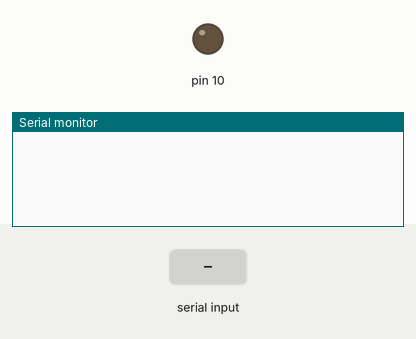
A sketch run on a simulated Arduino Mega 2560, built with avr-gcc and run on an emulated ATmega2560. Shown: output pins drawn as LEDs (lit = HIGH), the last lines printed to the serial monitor. The test bench sets the inputs (shaded band).

Above: at 4.2 s.
4.3 s: "on\n" received over the second serial link
At 6.0 s:
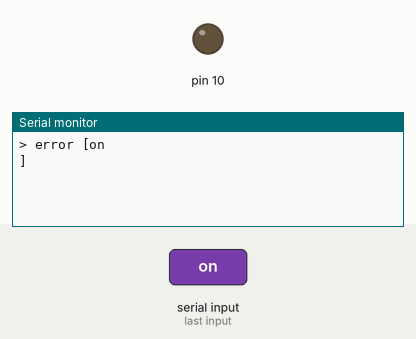
6.8 s: "off\n" received over the second serial link
At 9.0 s:
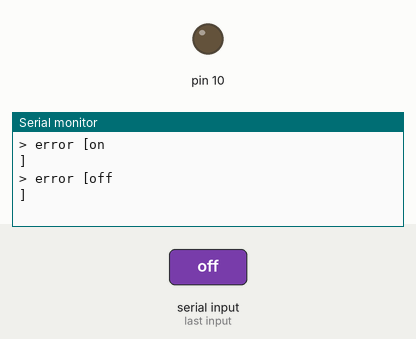
9.3 s: "1\n" received over the second serial link
At 11.0 s:
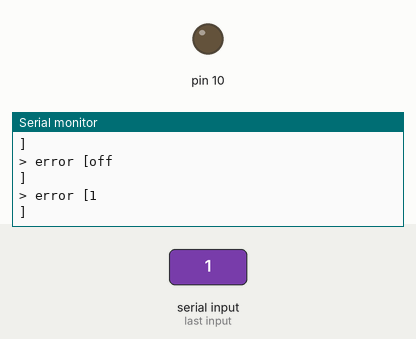

The sketch:

180716_commad_serial_test.ino
```cpp
// http://d.hatena.ne.jp/kougaku-navi/20141105/p1

void setup() {
  String str;
  Serial.begin(38400);

  Serial2.begin(9600);
  //Serial2.begin(38400);
  Serial2.print("BCD0\r\n");
  str = Serial2.readStringUntil('\r');
  Serial.println(str);
  //Serial2.print("BST5000001\r\n"); //0001:9600bps
  Serial2.print("BST5000003\r\n"); //0003:38400bps
  str = Serial2.readStringUntil('\r');
  Serial.println(str);
  Serial2.print("BCD3\r\n");
  str = Serial2.readStringUntil('\r');
  Serial.println(str);

  //Serial2.begin(9600);
  Serial2.begin(38400);
  //Serial2.setTimeout(15000UL); // タイムアウト設定（15秒）
  pinMode(10,OUTPUT);
}

void loop() {
  if ( Serial2.available() > 0 ) {
    String str = Serial2.readStringUntil('\r');

    Serial2.println();
    if ( str == "on") {
      digitalWrite(10,HIGH);
      Serial2.println("> ok : LED13 turn on");

      Serial.println("> ok : LED13 turn on");
    }
    else if ( str=="off" ) {
      digitalWrite(10,LOW);
      Serial2.println("> ok : LED13 turn off");

      Serial.println("> ok : LED13 turn off");
    }
    else {
      Serial2.print("> error [");
      Serial2.print(str);
      Serial2.println("]");

      Serial.print("> error [");
      Serial.print(str);
      Serial.println("]");
    }
  }
}
```

Measured:
- after the input at 4.3 s, the serial monitor: prints a new line after 1.0 s (image 1)
- after the input at 6.8 s, the serial monitor: prints a new line after 1.0 s (image 2)
- after the input at 9.3 s, the serial monitor: prints a new line after 1.0 s (image 3)
